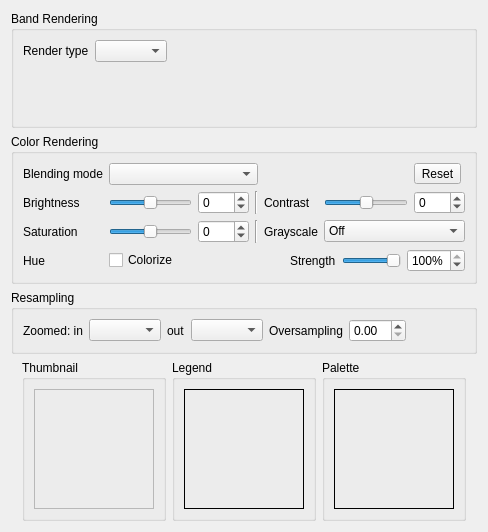
             <widget class="QWidget" name="scrollAreaWidgetContents">
              <property name="geometry">
               <rect>
                <x>0</x>
                <y>0</y>
                <width>488</width>
                <height>532</height>
               </rect>
              </property>
              <layout class="QVBoxLayout" name="verticalLayout_10">
               <item>
                <widget class="QgsCollapsibleGroupBox" name="mBandRenderingGrpBx">
                 <property name="sizePolicy">
                  <sizepolicy hsizetype="Preferred" vsizetype="Preferred">
                   <horstretch>0</horstretch>
                   <verstretch>5</verstretch>
                  </sizepolicy>
                 </property>
                 <property name="title">
                  <string>Band Rendering</string>
                 </property>
                 <property name="syncGroup" stdset="0">
                  <string notr="true">rasterstyle</string>
                 </property>
                 <layout class="QGridLayout" name="gridLayout_14">
                  <item row="0" column="0">
                   <layout class="QHBoxLayout" name="horizontalLayout_2">
                    <property name="rightMargin">
                     <number>0</number>
                    </property>
                    <item>
                     <widget class="QLabel" name="mRenderTypeLabel">
                      <property name="text">
                       <string>Render type</string>
                      </property>
                     </widget>
                    </item>
                    <item>
                     <widget class="QComboBox" name="mRenderTypeComboBox"/>
                    </item>
                    <item>
                     <spacer name="horizontalSpacer_2">
                      <property name="orientation">
                       <enum>Qt::Horizontal</enum>
                      </property>
                      <property name="sizeHint" stdset="0">
                       <size>
                        <width>0</width>
                        <height>10</height>
                       </size>
                      </property>
                     </spacer>
                    </item>
                   </layout>
                  </item>
                  <item row="1" column="0">
                   <widget class="QStackedWidget" name="mRendererStackedWidget"/>
                  </item>
                 </layout>
                </widget>
               </item>
               <item>
                <widget class="QgsCollapsibleGroupBox" name="mColorRenderingGrpBox">
                 <property name="title">
                  <string>Color Rendering</string>
                 </property>
                 <property name="collapsed" stdset="0">
                  <bool>false</bool>
                 </property>
                 <property name="syncGroup" stdset="0">
                  <string notr="true">rasterstyle</string>
                 </property>
                 <property name="saveCollapsedState" stdset="0">
                  <bool>true</bool>
                 </property>
                 <layout class="QGridLayout" name="gridLayout_2">
                  <item row="2" column="0">
                   <widget class="QLabel" name="labelSaturation">
                    <property name="text">
                     <string>Saturation</string>
                    </property>
                   </widget>
                  </item>
                  <item row="3" column="0">
                   <widget class="QLabel" name="label_3">
                    <property name="text">
                     <string>Hue</string>
                    </property>
                   </widget>
                  </item>
                  <item row="2" column="1">
                   <widget class="QSlider" name="sliderSaturation">
                    <property name="sizePolicy">
                     <sizepolicy hsizetype="Expanding" vsizetype="Fixed">
                      <horstretch>0</horstretch>
                      <verstretch>0</verstretch>
                     </sizepolicy>
                    </property>
                    <property name="minimumSize">
                     <size>
                      <width>75</width>
                      <height>0</height>
                     </size>
                    </property>
                    <property name="minimum">
                     <number>-100</number>
                    </property>
                    <property name="maximum">
                     <number>100</number>
                    </property>
                    <property name="orientation">
                     <enum>Qt::Horizontal</enum>
                    </property>
                   </widget>
                  </item>
                  <item row="0" column="0">
                   <widget class="QLabel" name="mBlendTypeLabel">
                    <property name="text">
                     <string>Blending mode</string>
                    </property>
                   </widget>
                  </item>
                  <item row="1" column="0">
                   <widget class="QLabel" name="label_2">
                    <property name="text">
                     <string>Brightness</string>
                    </property>
                   </widget>
                  </item>
                  <item row="1" column="1">
                   <widget class="QSlider" name="mSliderBrightness">
                    <property name="minimumSize">
                     <size>
                      <width>75</width>
                      <height>0</height>
                     </size>
                    </property>
                    <property name="minimum">
                     <number>-255</number>
                    </property>
                    <property name="maximum">
                     <number>255</number>
                    </property>
                    <property name="orientation">
                     <enum>Qt::Horizontal</enum>
                    </property>
                    <property name="tickPosition">
                     <enum>QSlider::NoTicks</enum>
                    </property>
                    <property name="tickInterval">
                     <number>0</number>
                    </property>
                   </widget>
                  </item>
                  <item row="1" column="2">
                   <widget class="QSpinBox" name="mBrightnessSpinBox">
                    <property name="minimum">
                     <number>-255</number>
                    </property>
                    <property name="maximum">
                     <number>255</number>
                    </property>
                   </widget>
                  </item>
                  <item row="1" column="5">
                   <widget class="QSlider" name="mSliderContrast">
                    <property name="minimumSize">
                     <size>
                      <width>75</width>
                      <height>0</height>
                     </size>
                    </property>
                    <property name="minimum">
                     <number>-100</number>
                    </property>
                    <property name="maximum">
                     <number>100</number>
                    </property>
                    <property name="singleStep">
                     <number>1</number>
                    </property>
                    <property name="orientation">
                     <enum>Qt::Horizontal</enum>
                    </property>
                   </widget>
                  </item>
                  <item row="1" column="4">
                   <widget class="QLabel" name="label_5">
                    <property name="text">
                     <string>Contrast</string>
                    </property>
                   </widget>
                  </item>
                  <item row="1" column="6">
                   <widget class="QSpinBox" name="mContrastSpinBox">
                    <property name="minimum">
                     <number>-100</number>
                    </property>
                    <property name="maximum">
                     <number>100</number>
                    </property>
                   </widget>
                  </item>
                  <item row="2" column="3">
                   <widget class="Line" name="line_2">
                    <property name="orientation">
                     <enum>Qt::Vertical</enum>
                    </property>
                   </widget>
                  </item>
                  <item row="1" column="3">
                   <widget class="Line" name="line">
                    <property name="orientation">
                     <enum>Qt::Vertical</enum>
                    </property>
                   </widget>
                  </item>
                  <item row="2" column="4">
                   <widget class="QLabel" name="labelGrayscale">
                    <property name="text">
                     <string>Grayscale</string>
                    </property>
                   </widget>
                  </item>
                  <item row="2" column="2">
                   <widget class="QSpinBox" name="spinBoxSaturation">
                    <property name="minimum">
                     <number>-100</number>
                    </property>
                    <property name="maximum">
                     <number>100</number>
                    </property>
                    <property name="value">
                     <number>0</number>
                    </property>
                    <property name="decimals" stdset="0">
                     <number>0</number>
                    </property>
                   </widget>
                  </item>
                  <item row="3" column="1" colspan="6">
                   <layout class="QHBoxLayout" name="horizontalLayout_12">
                    <item>
                     <widget class="QCheckBox" name="mColorizeCheck">
                      <property name="text">
                       <string>Colorize</string>
                      </property>
                     </widget>
                    </item>
                    <item>
                     <widget class="QgsColorButton" name="btnColorizeColor">
                      <property name="minimumSize">
                       <size>
                        <width>100</width>
                        <height>0</height>
                       </size>
                      </property>
                      <property name="maximumSize">
                       <size>
                        <width>100</width>
                        <height>16777215</height>
                       </size>
                      </property>
                      <property name="text" stdset="0">
                       <string/>
                      </property>
                     </widget>
                    </item>
                    <item>
                     <widget class="QLabel" name="labelColorizeStrength">
                      <property name="text">
                       <string>Strength</string>
                      </property>
                     </widget>
                    </item>
                    <item>
                     <widget class="QSlider" name="sliderColorizeStrength">
                      <property name="maximum">
                       <number>100</number>
                      </property>
                      <property name="value">
                       <number>100</number>
                      </property>
                      <property name="orientation">
                       <enum>Qt::Horizontal</enum>
                      </property>
                     </widget>
                    </item>
                    <item>
                     <widget class="QSpinBox" name="spinColorizeStrength">
                      <property name="suffix">
                       <string>%</string>
                      </property>
                      <property name="minimum">
                       <number>0</number>
                      </property>
                      <property name="maximum">
                       <number>100</number>
                      </property>
                      <property name="value">
                       <number>100</number>
                      </property>
                     </widget>
                    </item>
                   </layout>
                  </item>
                  <item row="0" column="1" colspan="3">
                   <widget class="QgsBlendModeComboBox" name="mBlendModeComboBox">
                    <property name="minimumSize">
                     <size>
                      <width>0</width>
                      <height>0</height>
                     </size>
                    </property>
                   </widget>
                  </item>
                  <item row="0" column="6">
                   <widget class="QToolButton" name="mResetColorRenderingBtn">
                    <property name="toolTip">
                     <string>Reset all color rendering options to default</string>
                    </property>
                    <property name="text">
                     <string>Reset</string>
                    </property>
                    <property name="icon">
                     <iconset>
                      <normaloff>:/images/themes/default/mActionUndo.svg</normaloff>:/images/themes/default/mActionUndo.svg</iconset>
                    </property>
                    <property name="toolButtonStyle">
                     <enum>Qt::ToolButtonTextBesideIcon</enum>
                    </property>
                   </widget>
                  </item>
                  <item row="2" column="5" colspan="2">
                   <widget class="QComboBox" name="comboGrayscale">
                    <item>
                     <property name="text">
                      <string>Off</string>
                     </property>
                    </item>
                    <item>
                     <property name="text">
                      <string>By lightness</string>
                     </property>
                    </item>
                    <item>
                     <property name="text">
                      <string>By luminosity</string>
                     </property>
                    </item>
                    <item>
                     <property name="text">
                      <string>By average</string>
                     </property>
                    </item>
                   </widget>
                  </item>
                 </layout>
                </widget>
               </item>
               <item>
                <widget class="QgsCollapsibleGroupBox" name="mResamplingGroupBox">
                 <property name="title">
                  <string>Resampling</string>
                 </property>
                 <property name="checkable">
                  <bool>false</bool>
                 </property>
                 <property name="collapsed" stdset="0">
                  <bool>false</bool>
                 </property>
                 <property name="syncGroup" stdset="0">
                  <string notr="true">rasterstyle</string>
                 </property>
                 <property name="saveCollapsedState" stdset="0">
                  <bool>true</bool>
                 </property>
                 <layout class="QHBoxLayout" name="horizontalLayout">
                  <item>
                   <widget class="QLabel" name="mZoomedInResamplingLabel">
                    <property name="text">
                     <string>Zoomed: in</string>
                    </property>
                   </widget>
                  </item>
                  <item>
                   <widget class="QComboBox" name="mZoomedInResamplingComboBox"/>
                  </item>
                  <item>
                   <widget class="QLabel" name="mZoomedOutResamplingLabel">
                    <property name="text">
                     <string>out</string>
                    </property>
                   </widget>
                  </item>
                  <item>
                   <widget class="QComboBox" name="mZoomedOutResamplingComboBox"/>
                  </item>
                  <item>
                   <widget class="QLabel" name="mMaximumOversamplingLabel">
                    <property name="text">
                     <string>Oversampling</string>
                    </property>
                   </widget>
                  </item>
                  <item>
                   <widget class="QDoubleSpinBox" name="mMaximumOversamplingSpinBox"/>
                  </item>
                  <item>
                   <spacer name="horizontalSpacer">
                    <property name="orientation">
                     <enum>Qt::Horizontal</enum>
                    </property>
                    <property name="sizeHint" stdset="0">
                     <size>
                      <width>0</width>
                      <height>20</height>
                     </size>
                    </property>
                   </spacer>
                  </item>
                 </layout>
                </widget>
               </item>
               <item>
                <layout class="QHBoxLayout" name="horizontalLayout_10">
                 <item>
                  <spacer name="spacer_2">
                   <property name="orientation">
                    <enum>Qt::Horizontal</enum>
                   </property>
                   <property name="sizeHint" stdset="0">
                    <size>
                     <width>0</width>
                     <height>20</height>
                    </size>
                   </property>
                  </spacer>
                 </item>
                 <item>
                  <widget class="QGroupBox" name="groupBox10">
                   <property name="title">
                    <string>Thumbnail</string>
                   </property>
                   <layout class="QGridLayout" name="_7">
                    <item row="0" column="0">
                     <widget class="QLabel" name="pixmapThumbnail">
                      <property name="minimumSize">
                       <size>
                        <width>120</width>
                        <height>120</height>
                       </size>
                      </property>
                      <property name="maximumSize">
                       <size>
                        <width>120</width>
                        <height>120</height>
                       </size>
                      </property>
                      <property name="frameShape">
                       <enum>QFrame::StyledPanel</enum>
                      </property>
                      <property name="scaledContents">
                       <bool>true</bool>
                      </property>
                     </widget>
                    </item>
                   </layout>
                  </widget>
                 </item>
                 <item>
                  <widget class="QGroupBox" name="groupBox9">
                   <property name="title">
                    <string>Legend</string>
                   </property>
                   <layout class="QGridLayout" name="_8">
                    <item row="0" column="0">
                     <widget class="QLabel" name="pixmapLegend">
                      <property name="minimumSize">
                       <size>
                        <width>120</width>
                        <height>120</height>
                       </size>
                      </property>
                      <property name="maximumSize">
                       <size>
                        <width>120</width>
                        <height>120</height>
                       </size>
                      </property>
                      <property name="frameShape">
                       <enum>QFrame::Box</enum>
                      </property>
                      <property name="scaledContents">
                       <bool>true</bool>
                      </property>
                     </widget>
                    </item>
                   </layout>
                  </widget>
                 </item>
                 <item>
                  <widget class="QGroupBox" name="groupBox8">
                   <property name="title">
                    <string>Palette</string>
                   </property>
                   <layout class="QGridLayout" name="_9">
                    <item row="0" column="0">
                     <widget class="QLabel" name="pixmapPalette">
                      <property name="minimumSize">
                       <size>
                        <width>120</width>
                        <height>120</height>
                       </size>
                      </property>
                      <property name="maximumSize">
                       <size>
                        <width>120</width>
                        <height>120</height>
                       </size>
                      </property>
                      <property name="frameShape">
                       <enum>QFrame::Box</enum>
                      </property>
                      <property name="scaledContents">
                       <bool>true</bool>
                      </property>
                     </widget>
                    </item>
                   </layout>
                  </widget>
                 </item>
                 <item>
                  <spacer name="spacer">
                   <property name="orientation">
                    <enum>Qt::Horizontal</enum>
                   </property>
                   <property name="sizeHint" stdset="0">
                    <size>
                     <width>0</width>
                     <height>20</height>
                    </size>
                   </property>
                  </spacer>
                 </item>
                </layout>
               </item>
               <item>
                <spacer name="verticalSpacer">
                 <property name="orientation">
                  <enum>Qt::Vertical</enum>
                 </property>
                 <property name="sizeHint" stdset="0">
                  <size>
                   <width>20</width>
                   <height>0</height>
                  </size>
                 </property>
                </spacer>
               </item>
              </layout>
             </widget>
